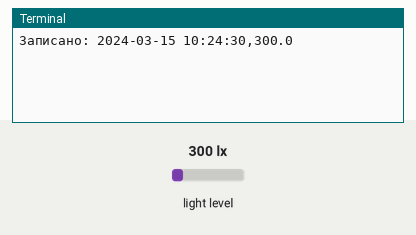
Recording of a program running on a simulated Raspberry Pi (BCM pin numbers). Parts: the last lines printed to the terminal. The test bench sets the inputs (shaded band); at power-on: light level 300 lx. The clock reads 2024-03-15 10:24:30 at power-on unless the program sets it; files the program writes start out absent.

Above: at 1.2 s.
1.3 s: light level set to 40 lx
At 2.6 s:
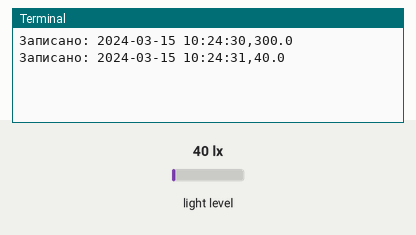
3.0 s: light level set to 500 lx
At 4.7 s:
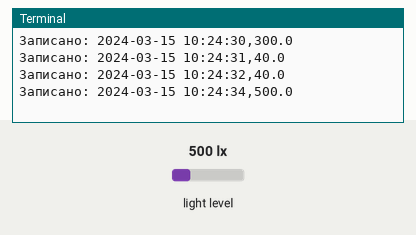
Timing chart, 0 to 6.2 s (numbered marks = the images above; inputs shaded):
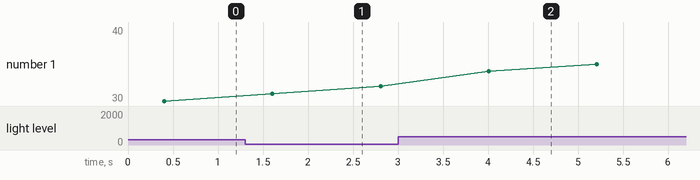

The program:

light_logger.py
```python
import time
from datetime import datetime
from bh1750_smbus import BH1750
i = 0
sensor = BH1750()

file_name = "light_log.csv"

try:
    with open(file_name, "x") as f:
        f.write("time,lux\n")
except FileExistsError:
    pass

while i < 25:
    lux = sensor.read_lux()
    now = datetime.now().strftime("%Y-%m-%d %H:%M:%S")

    line = f"{now},{lux}\n"

    with open(file_name, "a") as f:
        f.write(line)

    print("Записано:", line.strip())
    time.sleep(1)
    i += 1
```

bh1750_smbus.py
```python
from smbus2 import SMBus
import time
class BH1750:
	def __init__(self,bus_number=1,addr=0x23):
		self.bus = SMBus(bus_number)
		self.addr = addr
		self.POWER_ON = 0x01
		self.RESET = 0x07
		self.CONT_HIRES_MODE = 0x10
		self.bus.write_byte(self.addr, self.POWER_ON)
		time.sleep(0.1)
		self.bus.write_byte(self.addr, self.RESET)
		time.sleep(0.1)

	def read_lux(self):
		self.bus.write_byte(self.addr,self.CONT_HIRES_MODE)
		time.sleep(0.2)
		data = self.bus.read_i2c_block_data(self.addr, self.CONT_HIRES_MODE, 2)
		lux = (data[0] << 8 | data[1]) / 1.2
		return lux
```

Measured:
- after the input at 1.3 s, the terminal: prints a new line after 0.30 s (image 1)
- after the input at 3.0 s, the terminal: prints a new line after 1.0 s (image 2)
